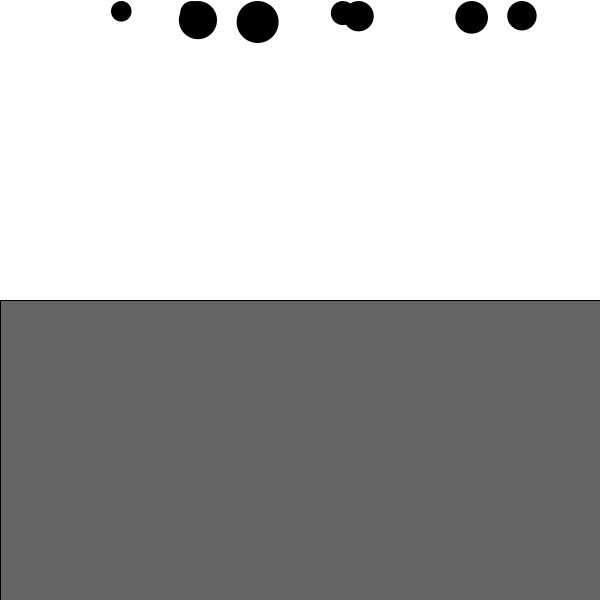
Frame 1 (no input)
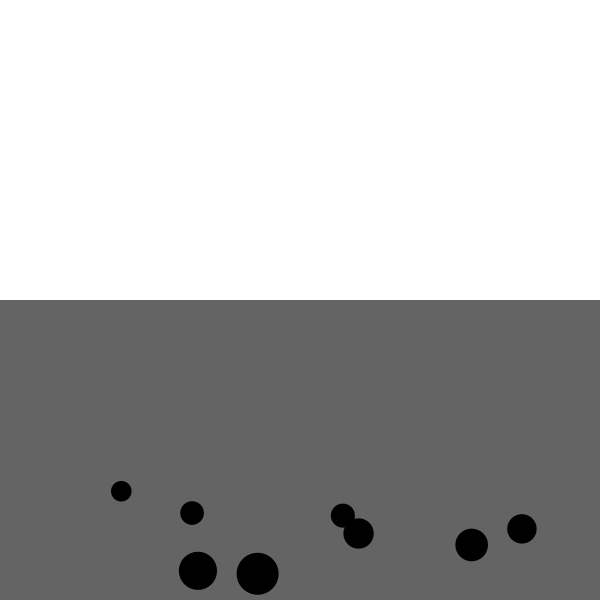
Frame 60 (the mouse pressed at the canvas centre just before this capture)
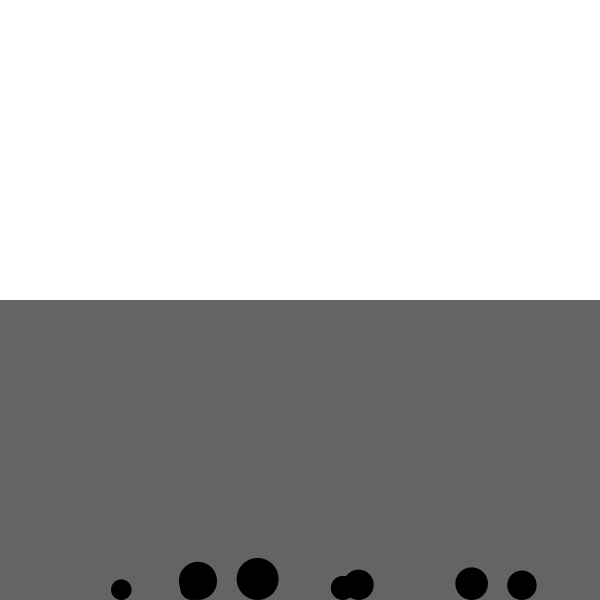
Frame 120 (the mouse held since frame 60 and released just before this capture)

The Processing sketch that drew these frames (run headless with seeded random() and noise(); from frame 60 on, the mouse is pressed at the canvas centre):

// Processing sketch: forces_2_2
// ── forces_2_2.pde
Mover[] balls;

void setup() {
  size(600, 600);
  
   balls = new Mover[8];
   for(int i = 0; i < balls.length; i++){
     float ballX = random(RADIUS+ 10 , width-RADIUS-50);
     float ballRadius = random(10, 30);
     float ballY = ballRadius;//random(RADIUS, height-RADIUS-50);
     balls[i] = new Mover(ballX, ballY, ballRadius);
   }
}

void draw() {
  background(255);
  
  //liquid
  fill(100);
  rect(0, height/2, width, height/2);
  
  PVector Fwind = new PVector(.2, 0);
  
  for(Mover ball : balls){
    //gravity
    PVector Fgravity = new PVector(0, ball.mass);
    ball.applyForce(Fgravity);
    
    //wind
    //ball.applyForce(Fwind);
    
    
    //friction
    PVector friction = ball.velocity.copy();
    friction.normalize();
    friction.mult(-1);
    
    float mewK = 0.05;
    float Fnormal = Fgravity.mag();
    
    friction.mult(Fnormal);
    friction.mult(mewK);
    
    
    
    //drag
    if(ball.location.y > height/2){
      float dragCoefficient = 0.8;
      float speed = ball.velocity.mag();
      
      PVector drag = ball.velocity.copy();
      drag.normalize();
      drag.mult(-1 * dragCoefficient * speed * speed);
      
      ball.applyForce(drag);
    } else {
      ball.applyForce(friction);
    }
  
    //general functions
    ball.update();
    ball.checkEdges();
    ball.show();
  }
}
 
 

// ── Mover.pde
class Mover {
  PVector location;
  PVector velocity;
  PVector acceleration;
  
  float mass;
  float radius;
  
  Mover() {
    location = new PVector(width/2, height/2);
    velocity = new PVector(0, 0);
    acceleration = new PVector(0, 0);
    
    this.mass = 1;
    this.radius = 10;
  }
  
  Mover(float x, float y, float radius) {
    location = new PVector(x, y);
    velocity = new PVector(0, 0);
    acceleration = new PVector(0, 0);
    
    this.radius = radius;
    this.mass = radius * 2;
  }
  
  Mover(float mass) {
    location = new PVector(width/2, height/2);
    velocity = new PVector(0, 0);
    acceleration = new PVector(0, 0);
    
    this.radius = 10;
    this.mass = radius * 2;
  }
  
  void checkEdges(){
    if(location.x > width - radius){
      location.x = width - radius;
      velocity.x *= -1;
    } else if(location.x < radius){
      location.x = radius;
      velocity.x *= -1;
    }
    
    if(location.y > height - radius){
      location.y = height - radius;
      velocity.y *= -1;
    } else if(location.y < radius) {
      location.y = radius;
      velocity.y *= -1;
    }
  }
  
  void applyForce(PVector f){
    //static version of divide so it doesnt mess up force object
    PVector appliedForce = PVector.div(f, mass);
    acceleration.add(appliedForce);
  }
  
  void update(){
    velocity.add(acceleration);
    location.add(velocity);
    
    acceleration.mult(0);
  }
  
  void show(){
    noStroke();
    fill(0);
    ellipse(location.x, location.y, radius*2, radius*2);
  }
}
